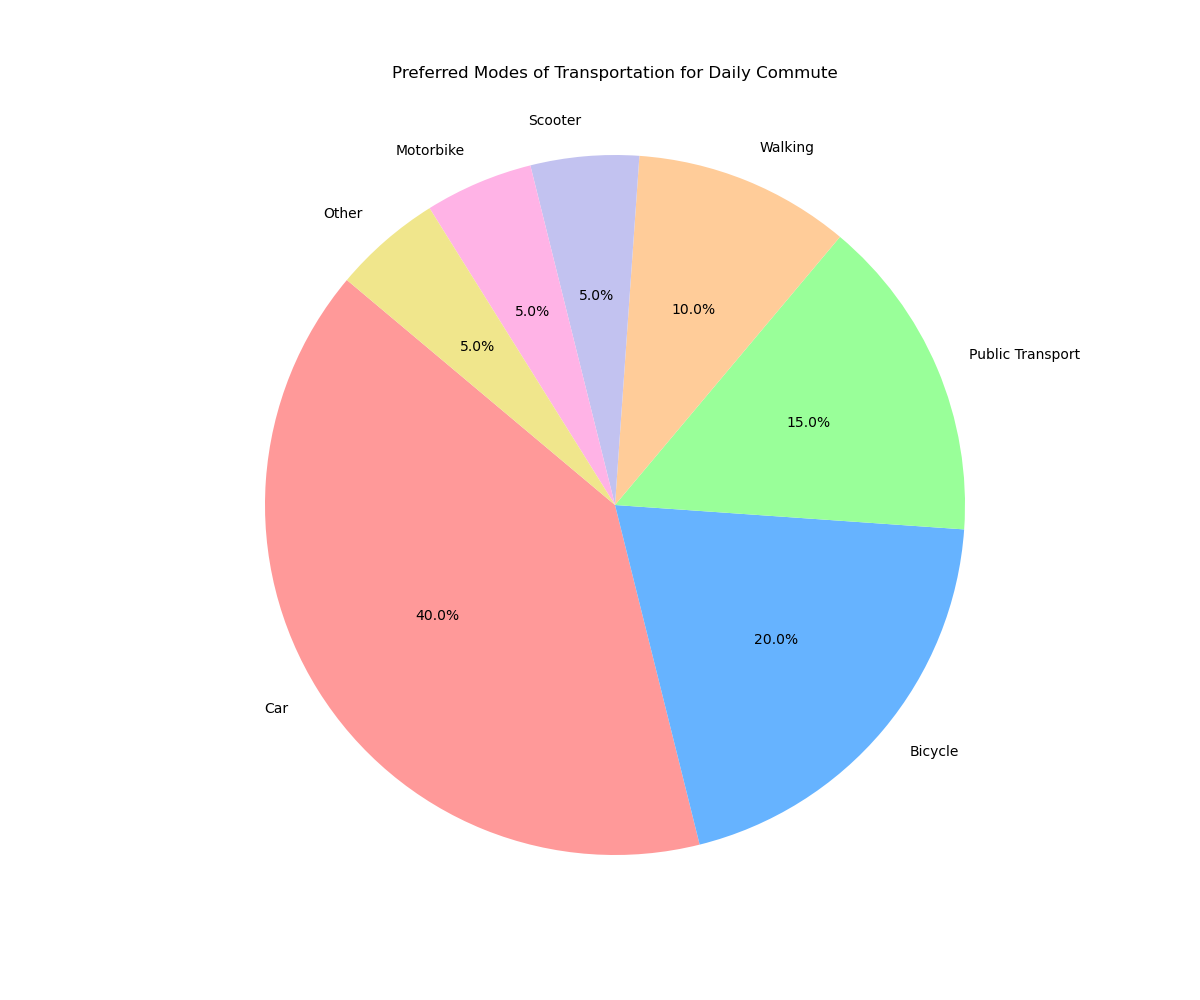

Generate this figure with Python:

import matplotlib.pyplot as plt

# Data
transport_modes = ['Car', 'Bicycle', 'Public Transport', 'Walking', 'Scooter', 'Motorbike', 'Other']
percentages = [40, 20, 15, 10, 5, 5, 5]
colors = ['#ff9999', '#66b3ff', '#99ff99', '#ffcc99', '#c2c2f0', '#ffb3e6', '#f0e68c']

# Pie chart
plt.figure(figsize=(12, 10))  # Change width and height of the chart
plt.pie(percentages, labels=transport_modes, colors=colors, autopct='%1.1f%%', startangle=140)
plt.axis('equal')  # Equal aspect ratio ensures that pie is drawn as a circle.

# Title
plt.title('Preferred Modes of Transportation for Daily Commute', pad=30)

# Display the chart
plt.show()
